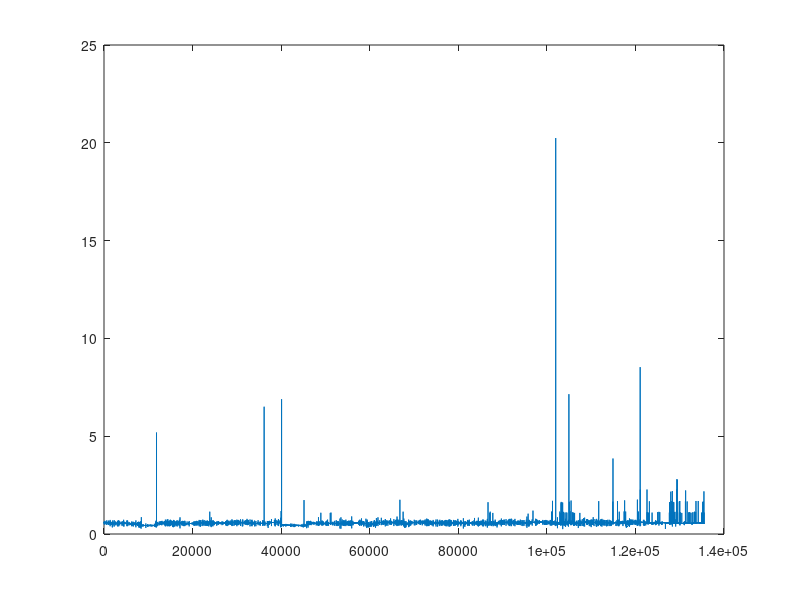
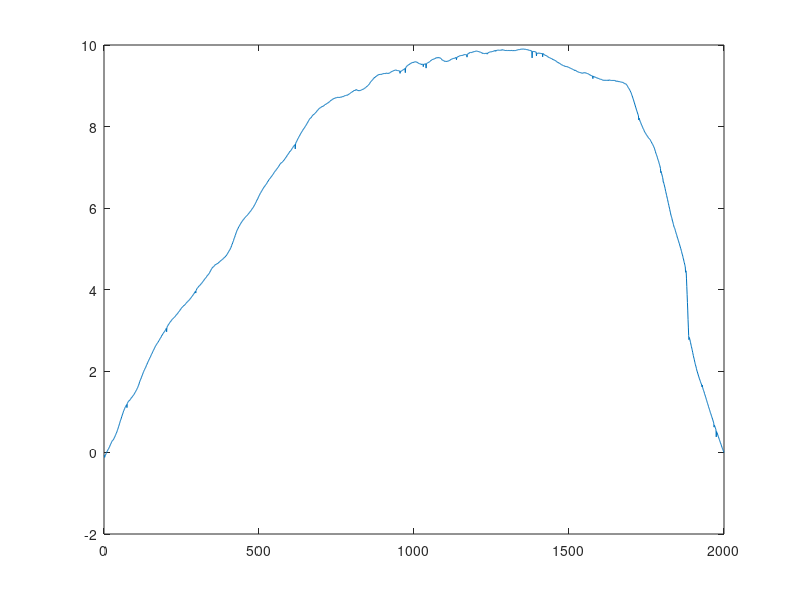
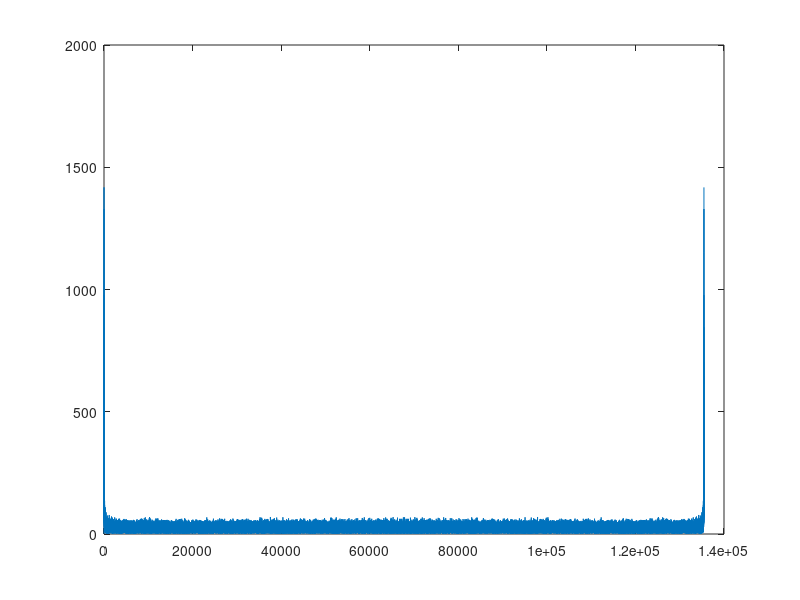

Source code (MATLAB) for these figures, in order:
clear all;
signal = importdata("data/chf206.dat");

figure(1), plot(signal);

% n - [4;64]
signal = signal - mean(signal);
figure(6), plot(abs(fft(signal)));

x = signal;
L = length(x);
L=2000;
y(L) = 0;
s = 0;
for k = 1:L



    
    n = floor(L/k);
    Nfloor = n;
    D = x(1:k);
    
    t = cumsum(D-mean(D));


%     tmp = 0;
%     s = s + x(k);
%     for i = 1:k
%         tmp = tmp + x(i);
% %         y(k) = s - 30;
%     end
%     y(k) = t ;
end

figure(2), plot(t)